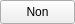
<?xml version="1.0" encoding="UTF-8"?>
<ui version="4.0">
 <class>LabelWithTooltip</class>
 <widget class="QWidget" name="LabelWithTooltip">
  <property name="geometry">
   <rect>
    <x>0</x>
    <y>0</y>
    <width>75</width>
    <height>24</height>
   </rect>
  </property>
  <property name="sizePolicy">
   <sizepolicy hsizetype="Fixed" vsizetype="Fixed">
    <horstretch>0</horstretch>
    <verstretch>0</verstretch>
   </sizepolicy>
  </property>
  <property name="minimumSize">
   <size>
    <width>75</width>
    <height>24</height>
   </size>
  </property>
  <property name="maximumSize">
   <size>
    <width>75</width>
    <height>24</height>
   </size>
  </property>
  <property name="windowTitle">
   <string>Form</string>
  </property>
  <property name="fontSize" stdset="0">
   <number>25</number>
  </property>
  <widget class="QPushButton" name="ButtonText">
   <property name="geometry">
    <rect>
     <x>0</x>
     <y>0</y>
     <width>75</width>
     <height>24</height>
    </rect>
   </property>
   <property name="sizePolicy">
    <sizepolicy hsizetype="Fixed" vsizetype="Fixed">
     <horstretch>0</horstretch>
     <verstretch>0</verstretch>
    </sizepolicy>
   </property>
   <property name="maximumSize">
    <size>
     <width>75</width>
     <height>24</height>
    </size>
   </property>
   <property name="cursor">
    <cursorShape>WhatsThisCursor</cursorShape>
   </property>
   <property name="text">
    <string>Non</string>
   </property>
  </widget>
 </widget>
 <resources/>
 <connections/>
</ui>
